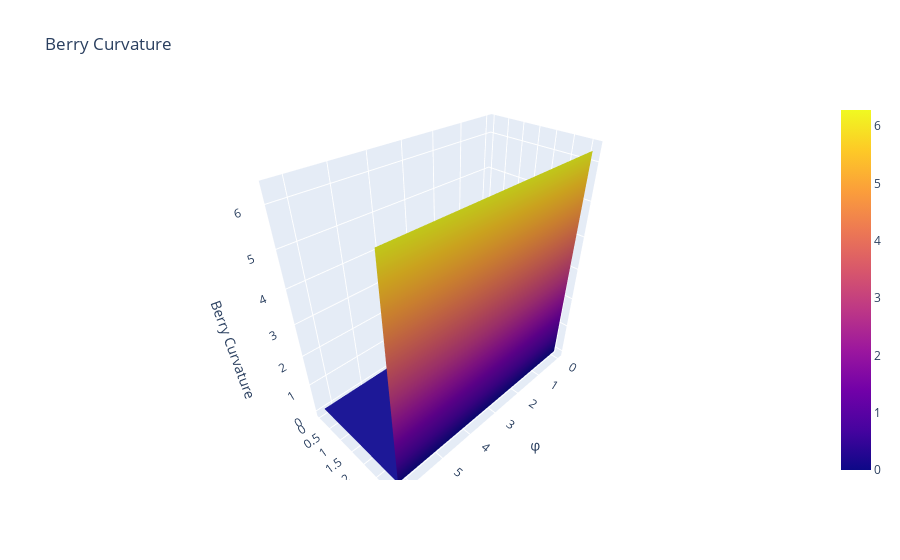
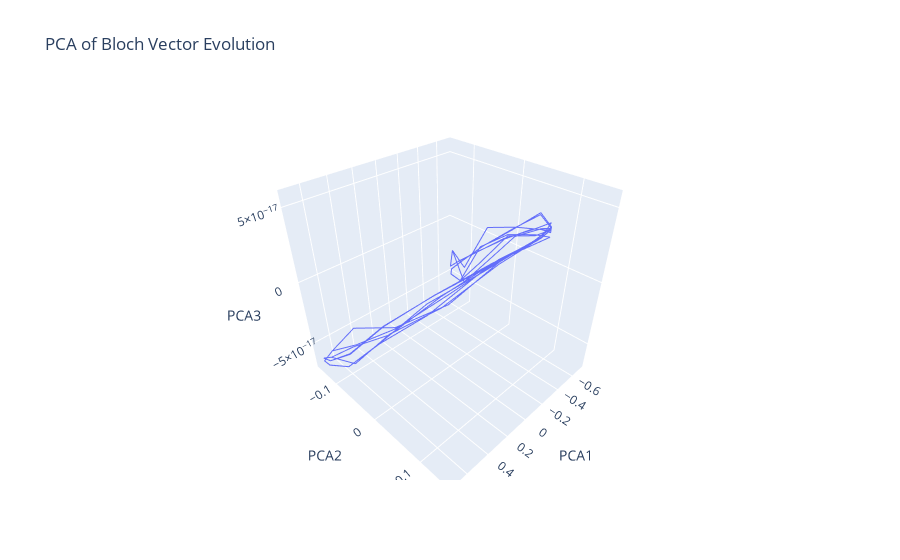

Notebook code for these charts, in order:
### Code cell
import numpy as np
import plotly.graph_objs as go
from plotly.subplots import make_subplots
from scipy.linalg import expm
import pandas as pd
from sklearn.decomposition import PCA

# Existing functions (spinor, rotate_spinor, bloch_vector, berry_phase) remain the same

# New function to calculate the dynamical phase
def dynamical_phase(spinors, hamiltonian, dt):
    phase = 0
    for spinor in spinors:
        energy = np.real(np.conj(spinor).dot(hamiltonian.dot(spinor)))
        phase -= energy * dt
    return phase

# New function to calculate the total phase
def total_phase(spinors):
    return np.angle(np.vdot(spinors[-1], spinors[0]))

# New function to calculate the Chern number (for 2D parameter space)
def chern_number(berry_curvature):
    return np.sum(berry_curvature) / (2 * np.pi)

# New function to calculate Berry curvature (for 2D parameter space)
def berry_curvature(theta, phi, delta_theta, delta_phi):
    spinor1 = spinor(theta, phi)
    spinor2 = spinor(theta + delta_theta, phi)
    spinor3 = spinor(theta + delta_theta, phi + delta_phi)
    spinor4 = spinor(theta, phi + delta_phi)
    
    phase1 = np.angle(np.vdot(spinor1, spinor2))
    phase2 = np.angle(np.vdot(spinor2, spinor3))
    phase3 = np.angle(np.vdot(spinor3, spinor4))
    phase4 = np.angle(np.vdot(spinor4, spinor1))
    
    return (phase1 + phase2 + phase3 + phase4) % (2 * np.pi)

# Modify the simulate_path function to include Hamiltonian evolution
def simulate_path(x, y, z, dt, rotation_angle, hamiltonian):
    initial_spinor = spinor(0, 0)
    rotated_spinors = [initial_spinor]
    bloch_vectors = [bloch_vector(initial_spinor)]
    
    for i in range(1, len(t)):
        angle = rotation_angle * np.sin(4*t[i]) if i < len(t) // 2 else -rotation_angle * np.sin(4*t[i])
        rotated_spinor = rotate_spinor(initial_spinor, angle)
        
        # Apply Hamiltonian evolution
        U = expm(-1j * hamiltonian * dt)
        evolved_spinor = U.dot(rotated_spinor)
        
        rotated_spinors.append(evolved_spinor)
        bloch_vectors.append(bloch_vector(evolved_spinor))
    
    return np.array(rotated_spinors), np.array(bloch_vectors)

# Define Hamiltonians for different scenarios
H_constant = np.array([[1, 0], [0, -1]])  # Constant magnetic field in z-direction
H_time_dependent = lambda t: np.array([[np.cos(t), np.sin(t)], [np.sin(t), -np.cos(t)]])  # Time-dependent magnetic field

# Simulate paths with different Hamiltonians
dt = t[1] - t[0]
rotated_spinors_const, bloch_vectors_const = simulate_path(x_orig, y_orig, z_orig, dt, np.pi/4, H_constant)
rotated_spinors_time, bloch_vectors_time = simulate_path(x_orig, y_orig, z_orig, dt, np.pi/4, H_time_dependent(t[0]))

# Calculate phases for constant Hamiltonian
berry_phase_const = berry_phase(rotated_spinors_const)
dynamical_phase_const = dynamical_phase(rotated_spinors_const, H_constant, dt)
total_phase_const = total_phase(rotated_spinors_const)

# Calculate Berry curvature and Chern number for a 2D parameter space
theta_range = np.linspace(0, np.pi, 50)
phi_range = np.linspace(0, 2*np.pi, 50)
delta_theta = theta_range[1] - theta_range[0]
delta_phi = phi_range[1] - phi_range[0]

berry_curvature_2d = np.zeros((len(theta_range), len(phi_range)))
for i, theta in enumerate(theta_range):
    for j, phi in enumerate(phi_range):
        berry_curvature_2d[i, j] = berry_curvature(theta, phi, delta_theta, delta_phi)

chern_num = chern_number(berry_curvature_2d)

# Perform Principal Component Analysis (PCA) on the Bloch vectors
pca = PCA(n_components=3)
pca_result = pca.fit_transform(bloch_vectors_const)

# Create a DataFrame for easy analysis
df = pd.DataFrame({
    'Time': t,
    'X': bloch_vectors_const[:, 0],
    'Y': bloch_vectors_const[:, 1],
    'Z': bloch_vectors_const[:, 2],
    'PCA1': pca_result[:, 0],
    'PCA2': pca_result[:, 1],
    'PCA3': pca_result[:, 2]
})

# Visualization of Berry curvature
fig_berry_curvature = go.Figure(data=[go.Surface(z=berry_curvature_2d, x=phi_range, y=theta_range)])
fig_berry_curvature.update_layout(title='Berry Curvature', scene=dict(xaxis_title='φ', yaxis_title='θ', zaxis_title='Berry Curvature'))

# Visualization of PCA results
fig_pca = go.Figure(data=[go.Scatter3d(x=df['PCA1'], y=df['PCA2'], z=df['PCA3'], mode='lines', name='PCA Trajectory')])
fig_pca.update_layout(title='PCA of Bloch Vector Evolution', scene=dict(xaxis_title='PCA1', yaxis_title='PCA2', zaxis_title='PCA3'))

# Print additional results
print("\nAdditional Results:")
print(f"Berry Phase (Constant H): {berry_phase_const:.32f} rad")
print(f"Dynamical Phase (Constant H): {dynamical_phase_const:.32f} rad")
print(f"Total Phase (Constant H): {total_phase_const:.32f} rad")
print(f"Chern Number: {chern_num:.32f}")

# Calculate and print the variance explained by each PCA component
explained_variance_ratio = pca.explained_variance_ratio_
print("\nPCA Explained Variance Ratio:")
for i, ratio in enumerate(explained_variance_ratio):
    print(f"PC{i+1}: {ratio:.32f}")

# Show new figures
fig_berry_curvature.show()
fig_pca.show()

# Additional analysis: Fourier Transform of Bloch vector components
from scipy.fft import fft

def plot_fft(signal, title):
    N = len(signal)
    yf = fft(signal)
    xf = np.linspace(0.0, 1.0/(2.0*dt), N//2)
    fig = go.Figure()
    fig.add_trace(go.Scatter(x=xf, y=2.0/N * np.abs(yf[0:N//2]), mode='lines'))
    fig.update_layout(title=title, xaxis_title='Frequency', yaxis_title='Amplitude')
    return fig

fft_x = plot_fft(bloch_vectors_const[:, 0], 'FFT of Bloch Vector X Component')
fft_y = plot_fft(bloch_vectors_const[:, 1], 'FFT of Bloch Vector Y Component')
fft_z = plot_fft(bloch_vectors_const[:, 2], 'FFT of Bloch Vector Z Component')

fft_x.show()
fft_y.show()
fft_z.show()

# Calculate and plot the entropy of the quantum state
def von_neumann_entropy(spinor):
    density_matrix = np.outer(spinor, np.conj(spinor))
    eigenvalues = np.linalg.eigvalsh(density_matrix)
    entropy = -np.sum(eigenvalues * np.log2(eigenvalues + 1e-10))
    return np.real(entropy)

entropies = [von_neumann_entropy(spinor) for spinor in rotated_spinors_const]

fig_entropy = go.Figure()
fig_entropy.add_trace(go.Scatter(x=t, y=entropies, mode='lines'))
fig_entropy.update_layout(title='Von Neumann Entropy Evolution', xaxis_title='Time', yaxis_title='Entropy')
fig_entropy.show()

# Calculate and plot the purity of the quantum state
def purity(spinor):
    density_matrix = np.outer(spinor, np.conj(spinor))
    return np.real(np.trace(np.dot(density_matrix, density_matrix)))

purities = [purity(spinor) for spinor in rotated_spinors_const]

fig_purity = go.Figure()
fig_purity.add_trace(go.Scatter(x=t, y=purities, mode='lines'))
fig_purity.update_layout(title='Quantum State Purity Evolution', xaxis_title='Time', yaxis_title='Purity')
fig_purity.show()

# Calculate and print the time-averaged observables
avg_x = np.mean(df['X'])
avg_y = np.mean(df['Y'])
avg_z = np.mean(df['Z'])

print("\nTime-averaged Observables:")
print(f"Average X: {avg_x:.32f}")
print(f"Average Y: {avg_y:.32f}")
print(f"Average Z: {avg_z:.32f}")

# Calculate and print the standard deviation of observables
std_x = np.std(df['X'])
std_y = np.std(df['Y'])
std_z = np.std(df['Z'])

print("\nStandard Deviation of Observables:")
print(f"Std X: {std_x:.32f}")
print(f"Std Y: {std_y:.32f}")
print(f"Std Z: {std_z:.32f}")

# Calculate and print the correlation matrix
correlation_matrix = df[['X', 'Y', 'Z']].corr()
print("\nCorrelation Matrix:")
print(correlation_matrix)

# Visualize the correlation matrix
fig_corr = go.Figure(data=go.Heatmap(z=correlation_matrix.values, x=correlation_matrix.columns, y=correlation_matrix.index))
fig_corr.update_layout(title='Correlation Matrix of Bloch Vector Components')
fig_corr.show()

### Figure 1 — Plotly figure (JSON) as saved in the notebook; plotly's stock layout.template omitted (floating-point values rounded to 4 significant figures; data arrays with more than 128 entries replaced by an {"elided": "..."} marker saying what was removed)
{"data": [{"type": "surface", "x": [0, 0.1282, 0.2565, 0.3847, 0.5129, 0.6411, 0.7694, 0.8976, 1.026, 1.154, 1.282, 1.411, 1.539, 1.667, 1.795, 1.923, 2.052, 2.18, 2.308, 2.436, 2.565, 2.693, 2.821, 2.949, 3.077, 3.206, 3.334, 3.462, 3.59, 3.719, 3.847, 3.975, 4.103, 4.232, 4.36, 4.488, 4.616, 4.744, 4.873, 5.001, 5.129, 5.257, 5.386, 5.514, 5.642, 5.77, 5.899, 6.027, 6.155, 6.283], "y": [0, 0.06411, 0.1282, 0.1923, 0.2565, 0.3206, 0.3847, 0.4488, 0.5129, 0.577, 0.6411, 0.7053, 0.7694, 0.8335, 0.8976, 0.9617, 1.026, 1.09, 1.154, 1.218, 1.282, 1.346, 1.411, 1.475, 1.539, 1.603, 1.667, 1.731, 1.795, 1.859, 1.923, 1.988, 2.052, 2.116, 2.18, 2.244, 2.308, 2.372, 2.436, 2.5, 2.565, 2.629, 2.693, 2.757, 2.821, 2.885, 2.949, 3.013, 3.077, 3.142], "z": {"elided": "50x50 float values"}}], "layout": {"scene": {"xaxis": {"title": {"text": "φ"}}, "yaxis": {"title": {"text": "θ"}}, "zaxis": {"title": {"text": "Berry Curvature"}}}, "title": {"text": "Berry Curvature"}}}

### Figure 2 — Plotly figure (JSON) as saved in the notebook; plotly's stock layout.template omitted (floating-point values rounded to 4 significant figures)
{"data": [{"mode": "lines", "name": "PCA Trajectory", "type": "scatter3d", "x": [0.0004558, 0.1964, 0.3731, 0.5163, 0.6194, 0.6822, 0.707, 0.6958, 0.6476, 0.5598, 0.4313, 0.2659, 0.07504, -0.1233, -0.3092, -0.4662, -0.5846, -0.6622, -0.7009, -0.7031, -0.6691, -0.5965, -0.4832, -0.3307, -0.1476, 0.05025, 0.2431, 0.4125, 0.546, 0.6388, 0.6918, 0.7076, 0.6873, 0.6295, 0.5315, 0.3931, 0.2199, 0.02537, -0.1717, -0.3517, -0.4996, -0.6078, -0.6754, -0.7048, -0.6981, -0.6547, -0.572, -0.4485, -0.2873, -0.0988, -0.0988, -0.2873, -0.4485, -0.572, -0.6547, -0.6981, -0.7048, -0.6754, -0.6078, -0.4996, -0.3517, -0.1717, 0.02537, 0.2199, 0.3931, 0.5315, 0.6295, 0.6873, 0.7076, 0.6918, 0.6388, 0.546, 0.4125, 0.2431, 0.05025, -0.1476, -0.3307, -0.4832, -0.5965, -0.6691, -0.7031, -0.7009, -0.6622, -0.5846, -0.4662, -0.3092, -0.1233, 0.07504, 0.2659, 0.4313, 0.5598, 0.6476, 0.6958, 0.707, 0.6822, 0.6194, 0.5163, 0.3731, 0.1964, 0.0004558], "y": [0.1469, 0.1276, 0.07497, 0.003724, -0.06748, -0.1212, -0.1452, -0.1341, -0.09048, -0.024, 0.04947, 0.1111, 0.1441, 0.1392, 0.09762, 0.03119, -0.04232, -0.1044, -0.1406, -0.1428, -0.1106, -0.05106, 0.02199, 0.09035, 0.1358, 0.1457, 0.1171, 0.0582, -0.01482, -0.08314, -0.1303, -0.1457, -0.126, -0.07547, -0.005569, 0.06672, 0.1226, 0.1466, 0.1319, 0.08272, 0.01272, -0.05958, -0.1163, -0.1445, -0.1378, -0.09784, -0.0334, 0.04027, 0.1045, 0.1419, 0.1419, 0.1045, 0.04027, -0.0334, -0.09784, -0.1378, -0.1445, -0.1163, -0.05958, 0.01272, 0.08272, 0.1319, 0.1466, 0.1226, 0.06672, -0.005569, -0.07547, -0.126, -0.1457, -0.1303, -0.08314, -0.01482, 0.0582, 0.1171, 0.1457, 0.1358, 0.09035, 0.02199, -0.05106, -0.1106, -0.1428, -0.1406, -0.1044, -0.04232, 0.03119, 0.09762, 0.1392, 0.1441, 0.1111, 0.04947, -0.024, -0.09048, -0.1341, -0.1452, -0.1212, -0.06748, 0.003724, 0.07497, 0.1276, 0.1469], "z": [5.62e-17, 4.872e-17, 2.346e-17, -9.327e-18, -3.488e-17, -5.123e-17, -6.584e-17, -6.734e-17, -5.887e-17, -2.531e-17, 1.465e-17, 4.047e-17, 5.528e-17, 5.54e-17, 5.155e-17, 2.557e-17, -2.221e-18, -2.874e-17, -4.476e-17, -5.025e-17, -4.908e-17, -4.931e-18, 2.042e-17, 3.647e-17, 4.852e-17, 5.38e-17, 4.493e-17, 2.109e-17, -1.087e-17, -4.62e-17, -6.234e-17, -6.332e-17, -5.807e-17, -3.847e-17, -1.531e-17, 2.146e-17, 4.722e-17, 5.557e-17, 5.093e-17, 3.826e-17, 1.497e-17, -1.096e-17, -3.198e-17, -4.302e-17, -2.677e-17, -3.351e-17, 1.394e-17, 2.959e-17, 4.331e-17, 5.363e-17, 5.598e-17, 4.387e-17, 2.321e-17, -1.415e-17, -4.716e-17, -2.677e-17, -4.313e-17, -3.187e-17, -1.118e-17, 1.553e-17, 3.77e-17, 5.515e-17, 5.58e-17, 4.45e-17, 1.407e-17, -1.475e-17, -5.29e-17, -5.807e-17, -6.332e-17, -6.234e-17, -4.565e-17, -1.054e-17, 2.097e-17, 4.421e-17, 5.514e-17, 5.26e-17, 3.58e-17, 1.947e-17, -1.859e-17, -4.908e-17, -5.036e-17, -4.487e-17, -2.885e-17, -2.221e-18, 2.613e-17, 5.043e-17, 5.475e-17, 5.537e-17, 4.148e-17, 6.984e-18, -2.553e-17, -5.887e-17, -6.723e-17, -6.584e-17, -5.123e-17, -2.133e-17, -8.434e-18, 1.719e-17, 4.872e-17, 5.62e-17]}], "layout": {"scene": {"xaxis": {"title": {"text": "PCA1"}}, "yaxis": {"title": {"text": "PCA2"}}, "zaxis": {"title": {"text": "PCA3"}}}, "title": {"text": "PCA of Bloch Vector Evolution"}}}
